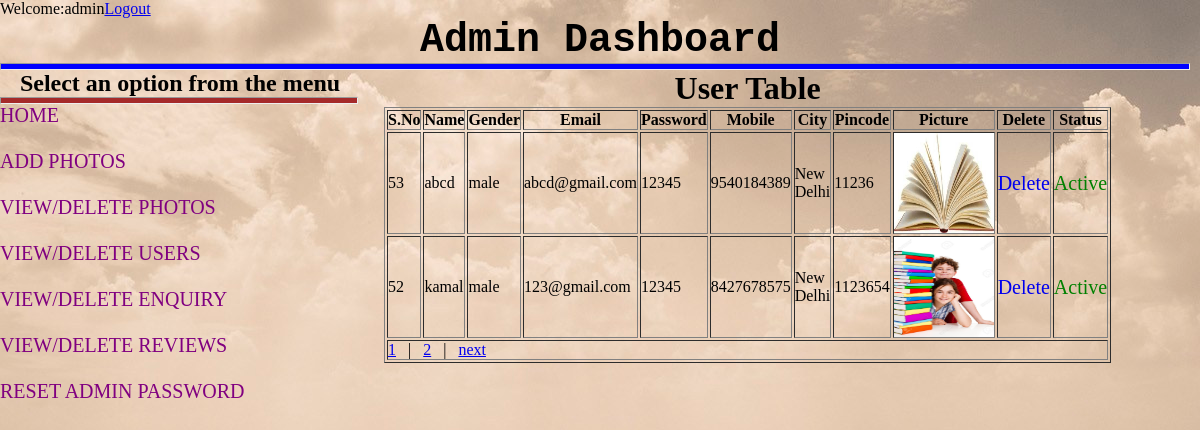
Page /admin/viewuser.php (signed in) on the committed database.
### tables this page shows
CREATE TABLE IF NOT EXISTS `register` (
  `s_no` int(100) NOT NULL AUTO_INCREMENT,
  `name` varchar(200) NOT NULL,
  `gender` varchar(100) NOT NULL,
  `email` varchar(200) NOT NULL,
  `pass1` varchar(300) NOT NULL,
  `mobile` varchar(300) NOT NULL,
  `city` varchar(200) NOT NULL,
  `pincode` varchar(200) NOT NULL,
  `picture` varchar(500) NOT NULL,
  `status` int(100) NOT NULL,
  PRIMARY KEY (`s_no`)
);

### admin/viewuser.php (the view, shortened to what this page needs)
<?php
if(isset($_SESSION["ssid"]))
{
  echo "Welcome:".$_SESSION["ssid"]."<a href='admin_logout.php'>Logout</a>";
}
else {
	echo "<script>alert('You must login first ....');</script>";
	echo "<script>window.location.href='index.php' </script>";
}
?>
<!DOCTYPE html>
<html>
<head>
</head>
<body style="background-image: url(../images/bg.jpg);">
<div id="container">
<h1 align="center" style="font-size: 30pt;font-family: courier;">Admin Dashboard</h1>
<hr style="background-color:blue;width: 99%;height: 5px;">
<div id="right">
	<?php
$con=mysqli_connect("localhost","root","","project");
$q="select * from register";
$qry=$con->query($q);
$num_of_record = $qry->num_rows;
$perPage = "2";
$totalPage = ceil($num_of_record/$perPage);
$page = 1;
$start = ($page-1) * $perPage;
$q = "select * from register LIMIT $start, $perPage";
$qry = $con->query($q);
if($qry->num_rows>0 )
{
echo "<table border='1px solid blue' width='80%' align='center'>";
echo "<caption><h1>User Table</h1></caption>";
echo           "<th>S.No</th>
 				<th>Name</th>
 				<th>Gender</th>
 				<th>Email</th>
 				<th>Password</th>
                 <th>Mobile</th>
                 <th>City</th>
                 <th>Pincode</th>
                 <th>Picture</th>
                 <th>Delete</th>
                 <th>Status</th>";
while ($r=$qry->fetch_array())
 {
             echo "<tr><td>".$r[0]."</td>";
              echo "<td>".$r[1]."</td>";
               echo "<td>".$r[2]."</td>";
               echo "<td>".$r[3]."</td>";
               echo "<td>".$r[4]."</td>";
               echo "<td>".$r[5]."</td>";
               echo "<td>".$r[6]."</td>";
               echo "<td>".$r[7]."</td>";
             echo "<td><img src='../photos/$r[8]' height='100' width='100'></td>";
                        echo "<td><a style='text-decoration:none;font-size:20px;' href='deletedata.php?rv=$r[0]'>Delete</a></td>";
                        if ($r[9]==0)
                        {
                        	echo "<td><a style='text-decoration:none;color:red;font-size:20px;' href='statususer.php?w=$r[0] && st=$r[9]'>Deactive</a></td> ";
                       }
                       else
                       {
                       	echo "<td><a style='text-decoration:none;color:green;font-size:20px;' href='statususer.php?w=$r[0] && st=$r[9]'>Active</a></td> ";
                       }
                 echo "</tr>";
}
?>
	 <tr>
      <td colspan="11">
      <?php
      for($i=1 ;$i<=$totalPage; $i++)
      {
        echo "<a href='userpageing.php?page=$i'>$i</a> &nbsp;&nbsp;| &nbsp;&nbsp;";
      }
      if($page<$totalPage)
      {
      $next=$page+1;
      echo "<a href='userpageing.php?page=$next'>next</a>";
      }
        else
      {
      $next=$totalPage;
      }
      ?>
      </td>
     </tr>
  </table>
<?php
}
?>
	</div>
<?php include("options.php");?>
</div>
</body>
</html>

### admin/options.php (shortened to what this page needs)
<!DOCTYPE html>
<html>
<head>
</head>
<body>
<div id="left">
	<h2 align="center" style="font-family:cursive;">Select an option from the menu</h2>
	<hr style="width: 99%;background-color: brown;height:  5px;">
	<div class="nav">
					<a href="dashboard.php">HOME</a><br><br>
					<a href="addphotos.php" >ADD PHOTOS</a><br><br>
					<a href="viewphotos.php " >VIEW/DELETE PHOTOS</a><br><br>
					<a href="viewuser.php" >VIEW/DELETE USERS</a><br><br>
					<a href="viewenquiry.php" >VIEW/DELETE ENQUIRY</a><br><br>
					<a href="viewreview.php" >VIEW/DELETE REVIEWS</a><br><br>
					<a href="reset.php" >RESET ADMIN PASSWORD</a><br><br>
	</div>
</body>
</html>

### admin/viewuser.php (style rules this page uses)
* { margin: 0px; padding: 0px; }
#container { width: 100%; height: auto; }
#right { width: 68%; height: 350pt; float: right; overflow: hidden; }

### admin/options.php (style rules this page uses)
#left { width: 30%; height: 350pt; float: left; }
.nav { font-size: 20px; text-align:left; }
.nav a { text-decoration: none; color: purple; }

### rows in the picture
register: s_no "53", name "abcd", gender "male", email "abcd@gmail.com", pass1 "12345", mobile "9540184389", city "New Delhi", pincode "11236", picture (picture)
register: s_no "52", name "kamal", gender "male", email "123@gmail.com", pass1 "12345", mobile "8427678575", city "New Delhi", pincode "1123654", picture (picture)

### other values in the picture
$_SESSION["ssid"] "admin"
